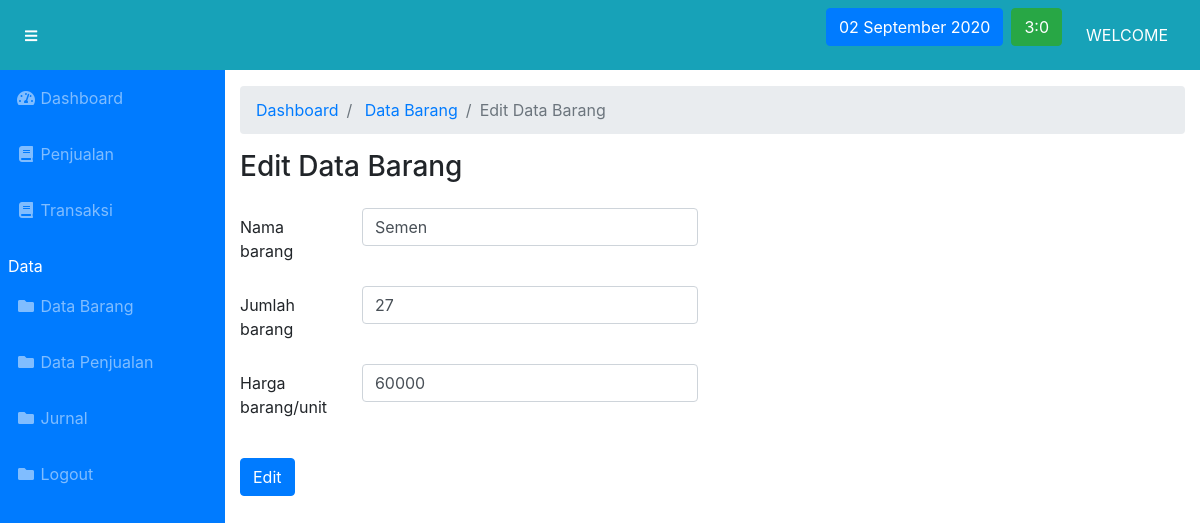
The page /staff/edit_barang/17 on the database its author committed.
### tables this page shows
CREATE TABLE `barang` (
  `id` int(11) NOT NULL,
  `nama` varchar(128) NOT NULL,
  `foto` varchar(128) NOT NULL,
  `jumlah` int(11) NOT NULL,
  `harga` int(11) NOT NULL
);

### application/controllers/Staff.php (called while the page is built, shortened)
<?php
class Staff extends CI_Controller
{
	public function __construct()
	{
		$this->load->helper('download');
		$this->load->model('Barang_model');
		$this->load->model('Penjualan_model');
		$this->load->model('Service_model');
		$this->load->model('Transaksi_temp_model');
		$this->load->model('Transaksi_detail_model');
	}
	public function edit_barang($id_barang)
	{
		$data['title'] = 'Edit Data Barang';
		$data['user'] = $this->db->get_where('user', ['username' => $this->session->userdata('username')])->row_array();
		$data['data'] = $this->db->get_where('staff', ['username' => $this->session->userdata('username')])->row_array();
		$data['barang'] = $this->Barang_model->getBarangId($id_barang);
		$this->form_validation->set_rules('nama', 'Nama barang', 'required|trim');
		$this->form_validation->set_rules('jumlah', 'Jumlah barang', 'required|trim');
		$this->form_validation->set_rules('harga', 'Harga barang', 'required|trim');
		if ($this->form_validation->run() == false) {
			$this->load->view('templates/header', $data);
			$this->load->view('templates/navbar', $data);
			$this->load->view('templates/sidebar', $data);
			$this->load->view('staff/edit/edit-barang', $data);
			$this->load->view('templates/footer');
		}
	}
}

### index.php (called while the page is built, shortened)
<?php
require_once BASEPATH . 'core/CodeIgniter.php';

### application/models/Barang_model.php (called while the page is built, shortened)
<?php
class barang_model extends CI_Model
{
	public function getBarangId($id_barang)
	{
		$query = "SELECT * FROM barang WHERE id = '$id_barang'";
		return $this->db->query($query)->row_array();
	}
}

### application/views/staff/edit/edit-barang.php (the view, shortened to what this page needs)
<div id="content-wrapper">
	<div class="container-fluid">
		<ol class="breadcrumb">
			<li class="breadcrumb-item">
				<a href="<?= base_url('staff'); ?>">Dashboard</a>
			</li>
			<li class="breadcrumb-item">
				<a href="<?= base_url('staff/data_barang'); ?>">Data Barang</a>
			</li>
			<li class="breadcrumb-item active"><?= $title; ?></li>
		</ol>
		<h1 class="h3 mb-4 text-gray-800"><?= $title; ?></h1>
		<div class="row">
			<div class="col-md-6">
				<?= form_open_multipart("staff/edit_barang/" . $barang['id']); ?>
				<div class="form-group row">
					<label for="nama" class="col-sm-3 col-form-label">Nama barang</label>
					<div class="col-sm-9">
						<input type="text" class="form-control" id="nama" name="nama" placeholder="Nama barang" value="<?= $barang['nama']; ?>">
					</div>
				</div>
				<div class="form-group row">
					<label for="jumlah" class="col-sm-3 col-form-label">Jumlah barang</label>
					<div class="col-sm-9">
						<input type="number" class="form-control" id="jumlah" name="jumlah" placeholder="Jumlah barang" value="<?= $barang['jumlah']; ?>">
					</div>
				</div>
				<div class="form-group row">
					<label for="harga" class="col-sm-3 col-form-label">Harga barang/unit</label>
					<div class="col-sm-9">
						<input type="number" class="form-control" id="harga" name="harga" placeholder="Harga barang" value="<?= $barang['harga']; ?>">
					</div>
				</div>
				<div class="form-group row">
					<div class="col-sm-9">
						<button type="submit" class="btn btn-primary">Edit</button>
					</div>
				</div>
				</form>
			</div>
		</div>
	</div>

### rows shown on the page
barang: nama "Semen", jumlah "27", harga "60000"

### other values the page prints
$title "Edit Data Barang"
